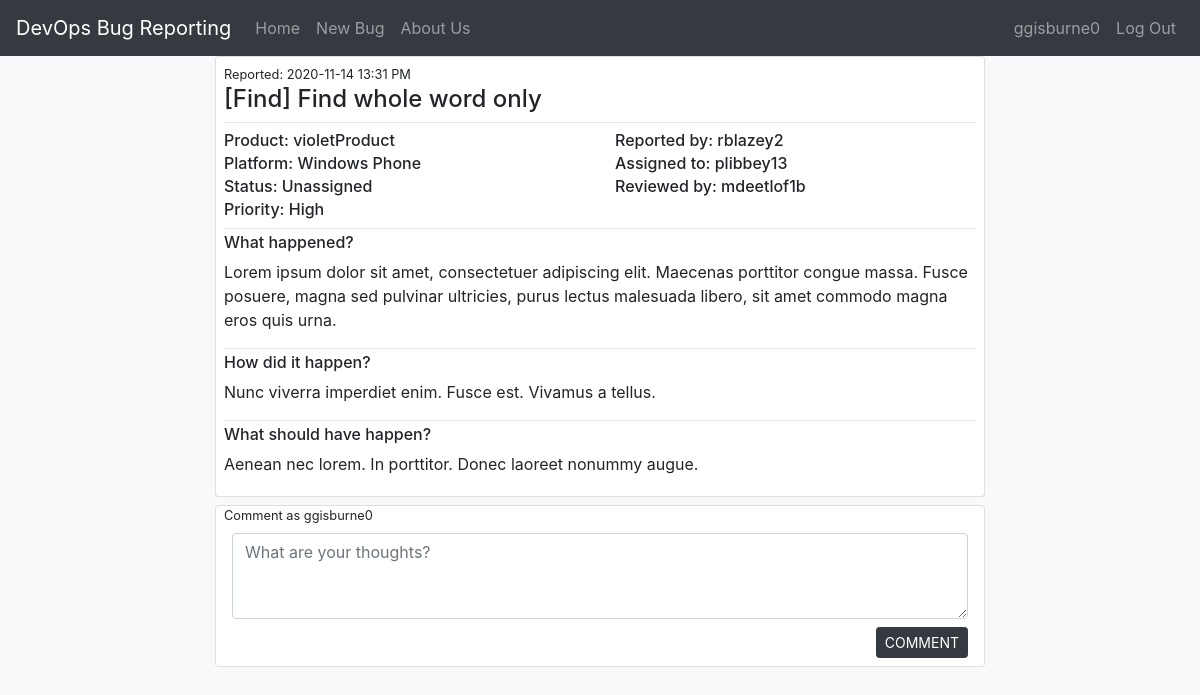
The app's page /bug/2 (signed in), older data.
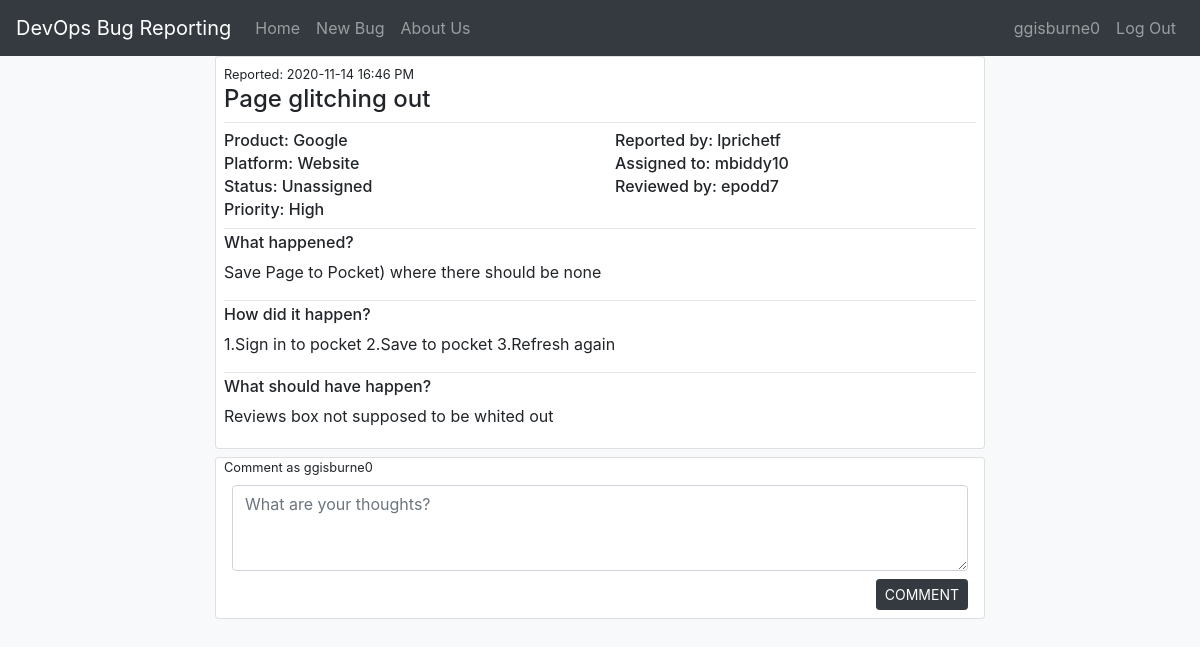
The same page, newer data.
### devops/models.py (models this page shows, shortened)
class Bug(db.Model):
    id = db.Column(db.Integer, primary_key=True)
    summary = db.Column(db.String(200), nullable=False)
    date_posted = db.Column(db.DateTime, nullable=False, default=local_time(datetime.utcnow()))
    product = db.Column(db.String(50), nullable=False)
    platform = db.Column(db.String(50), nullable=False)
    whatHappen = db.Column(db.Text, nullable=False)
    howHappen = db.Column(db.Text, nullable=False)
    shouldHappen = db.Column(db.Text, nullable=False)
    status = db.Column(db.String(20), nullable=False)
    priority = db.Column(db.String(10), nullable=False)
    user_id = db.Column(db.Integer, db.ForeignKey('user.id'), nullable=False)
    developer_id = db.Column(db.Integer, db.ForeignKey('user.id'), nullable=True)
    reviewer_id = db.Column(db.Integer, db.ForeignKey('user.id'), nullable=True)
    user = db.relationship("User", foreign_keys=[user_id])
    developer = db.relationship("User", foreign_keys=[developer_id])
    reviewer = db.relationship("User", foreign_keys=[reviewer_id])
    comments = db.relationship('Comment', primaryjoin="Bug.id==Comment.bug_id", backref="Comment")

class User(db.Model, UserMixin):
    id = db.Column(db.Integer, primary_key=True)
    username = db.Column(db.String(20), unique=True, nullable=False)
    email = db.Column(db.String(120), unique=True, nullable=False)
    password = db.Column(db.String(60), nullable=False)
    role = db.Column(db.String(20), nullable=False)
    bugs = db.relationship('Bug', primaryjoin="User.id==Bug.user_id", backref="author")
    assigned_to = db.relationship('Bug', primaryjoin="User.id==Bug.developer_id", backref="assigned_to")
    reviewed_by = db.relationship('Bug', primaryjoin="User.id==Bug.reviewer_id", backref="reviewed_by")

### devops/routes.py (the view)
@app.route("/bug/<int:bug_id>")
@login_required
def bug(bug_id):
    bug = Bug.query.get_or_404(bug_id)
    comments = Comment.query.filter_by(bug_id=bug_id).all()
    return render_template('content/bug.html', title=bug.summary, bug=bug, comments=comments)

### devops/models.py (called while the page is built)
@login_manager.user_loader
def load_user(user_id):
   return User.query.get(int(user_id))

### devops/templates/content/bug.html (shortened to what this page needs)
{% extends "layout.html" %}
{% block content %}
<body class="bg-light">
    <div class="col-md-8 mx-auto">
      <div class="card">
        <div class="mx-2 my-1">
          <small>Reported: {{ bug.date_posted.strftime('%Y-%m-%d %H:%M %p') }}</small>
          <h4>{{ bug.summary }}</h4>
          <hr class="mx-0 my-1"></hr>
          <div class="row">
            <div class="col-md-6">
              <div><h6 class="mx-0 my-1">Product: {{ bug.product }}</h6></div>
              <div><h6 class="mx-0 my-1">Platform: {{ bug.platform }}</h6></div>
              <div><h6 class="mx-0 my-1">Status: {{ bug.status }}</h6></div>
              <div><h6 class="mx-0 my-1">Priority: {{ bug.priority }}</h6></div>
            </div>
            <div class="col-md-6">
              <div><h6 class="mx-0 my-1">Reported by: {{ bug.author.username }}</h6></div>
              <div><h6 class="mx-0 my-1">Assigned to: {{ bug.assigned_to.username }}</h6></div>
              <div><h6 class="mx-0 my-1">Reviewed by: {{ bug.reviewed_by.username }}</h6></div>
            </div>
          </div>
          <hr class="mx-0 my-1"></hr>
          <h6>What happened?</h6>
          <p> {{  bug.whatHappen }} </p>
          <hr class="mx-0 my-1"></hr>
          <h6>How did it happen?</h6>
          <p> {{  bug.howHappen }} </p>
          <hr class="mx-0 my-1"></hr>
          <h6>What should have happen?</h6>
          <p> {{  bug.shouldHappen }} </p>
        </div>
      </div>
      <div class="card my-2">
        <small class="mx-2">Comment as {{ current_user.username }}</small>
        <div class="mx-2 my-1">
          <form action="{{ url_for('post_comment', bug_id=bug.id) }}" method="POST">
            <div class="form-group mx-2 my-1">
              <textarea class="form-control" name="comment" id="comment" placeholder="What are your thoughts?" rows="3"></textarea>
            </div>
            <div class="pull-right mr-2 my-1">
              <input class="btn btn-dark btn-sm" type="submit" value="COMMENT">
            </div>
          </form>
        </div>
      </div>
    </div>
</body>
{% endblock content %}

Row changes from the older to the newer data that the page shows:
no longer on this page (row edited): User: author.username "rblazey2"
no longer on this page (row edited): User: assigned_to.username "plibbey13"
no longer on this page (row edited): User: reviewed_by.username "mdeetlof1b"
changed Bug "Unassigned": date_posted "2020-11-14 13:31 PM" → "2020-11-14 16:46 PM"; summary "[Find] Find whole word only" → "Page glitching out"; product "violetProduct" → "Google"; platform "Windows Phone" → "Website"; whatHappen "Lorem ipsum dolor sit amet, consectetuer adipiscing elit. Maecenas porttitor congue massa. Fusce posuere, magna sed pulvinar ultricies, purus lectus malesuada libero, sit amet commodo magna eros quis urna." → "Save Page to Pocket) where there should be none"; howHappen "Nunc viverra imperdiet enim. Fusce est. Vivamus a tellus." → "1.Sign in to pocket 2.Save to pocket 3.Refresh again"; shouldHappen "Aenean nec lorem. In porttitor. Donec laoreet nonummy augue." → "Reviews box not supposed to be whited out"
now on this page (row edited): User: author.username "lprichetf"
now on this page (row edited): User: assigned_to.username "mbiddy10"
now on this page (row edited): User: reviewed_by.username "epodd7"
